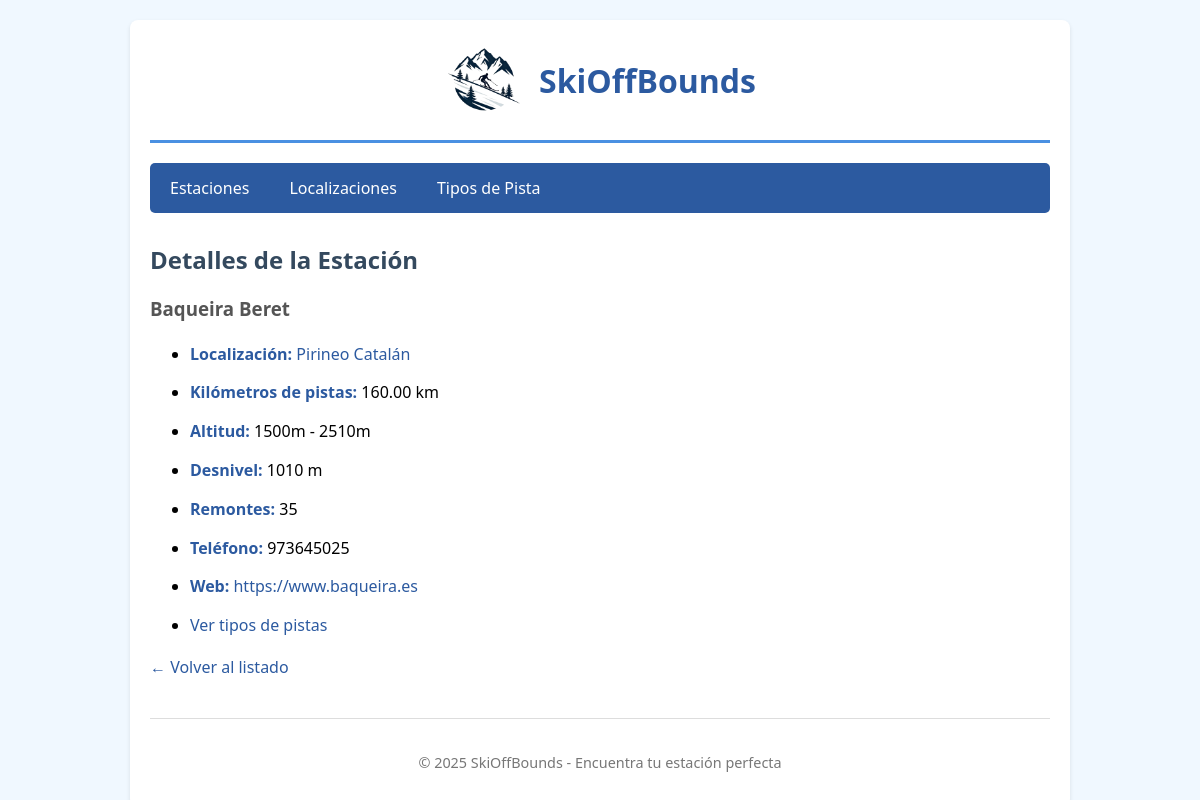
The page /app/estaciones/1/ on the database its author committed.
### app/models.py (models this page shows, shortened)
class Estacion(models.Model):
    localizacion = models.ForeignKey(
        Localizacion,
        on_delete=models.PROTECT,  # No permitir borrar localización si tiene estaciones
        related_name='estaciones',
        help_text="Región donde se encuentra la estación"
    )
    tipos_pista = models.ManyToManyField(
        TipoPista,
        through='PistaEstacion',  # Tabla intermedia para almacenar cantidad de pistas
        related_name='estaciones',
        help_text="Tipos de pistas disponibles"
    )
    nombre = models.CharField(
        max_length=100,
        unique=True,
        help_text="Ej: Baqueira Beret, Formigal"
    )
    descripcion = models.TextField(blank=True, null=True)
    latitud = models.DecimalField(
        max_digits=9,
        decimal_places=6,
        help_text="Latitud en formato decimal"
    )
    longitud = models.DecimalField(
        max_digits=9,
        decimal_places=6,
        help_text="Longitud en formato decimal"
    )
    km_pistas_totales = models.DecimalField(
        max_digits=6,
        decimal_places=2,
        validators=[MinValueValidator(0)],
        help_text="Kilómetros totales de pistas"
    )
    altitud_minima = models.IntegerField(
        validators=[MinValueValidator(0)],
        help_text="Altitud mínima en metros"
    )
    altitud_maxima = models.IntegerField(
        validators=[MinValueValidator(0)],
        help_text="Altitud máxima en metros"
    )
    numero_remontes = models.IntegerField(
        default=0,
        validators=[MinValueValidator(0)],
        help_text="Número total de remontes mecánicos"
    )
    telefono = models.CharField(max_length=20, blank=True, null=True)
    web = models.URLField(blank=True, null=True)
    imagen_portada = models.URLField(
        blank=True,
        null=True,
        help_text="URL de la imagen principal"
    )
    fecha_creacion = models.DateTimeField(auto_now_add=True)
    fecha_actualizacion = models.DateTimeField(auto_now=True)
    class Meta:
        verbose_name = "Estación"
        verbose_name_plural = "Estaciones"
        ordering = ['-km_pistas_totales']  # Ordenar por km de pista (mayor a menor)
    def desnivel(self):
        return self.altitud_maxima - self.altitud_minima

class Localizacion(models.Model):
    nombre = models.CharField(
        max_length=100,
        help_text="Ej: Pirineo Catalán, Pirineo Aragonés, Cordillera Cantábrica"
    )
    descripcion = models.TextField(blank=True, null=True)
    latitud = models.DecimalField(
        max_digits=9,
        decimal_places=6,
        blank=True,
        null=True
    )
    longitud = models.DecimalField(
        max_digits=9,
        decimal_places=6,
        blank=True,
        null=True
    )
    class Meta:
        verbose_name_plural = "Localizaciones"

### app/views.py (the view)
# urls.py: path('estaciones/<int:estacion_id>/', views.show_estacion, name='estacion_detalle'),
def show_estacion(request, estacion_id):
    estacion = get_object_or_404(Estacion, pk=estacion_id)
    context = {'estacion': estacion}
    return render(request, 'estacion_detail.html', context)

### app/templates/estacion_detail.html (shortened to what this page needs)
{% extends "base.html" %}
{% block contenido %}
<h2>Detalles de la Estación</h2>
{% if estacion %}
    <h3>{{ estacion.nombre }}</h3>
    <ul>
        <li><strong>Localización:</strong>
            <a href="{% url 'skioffbounds:localizacion_detalle' estacion.localizacion.id %}">
                {{ estacion.localizacion.nombre }}
            </a>
        </li>
        <li><strong>Kilómetros de pistas:</strong> {{ estacion.km_pistas_totales }} km</li>
        <li><strong>Altitud:</strong> {{ estacion.altitud_minima }}m - {{ estacion.altitud_maxima }}m</li>
        <li><strong>Desnivel:</strong> {{ estacion.desnivel }} m</li>
        <li><strong>Remontes:</strong> {{ estacion.numero_remontes }}</li>
        {% if estacion.telefono %}
            <li><strong>Teléfono:</strong> {{ estacion.telefono }}</li>
        {% endif %}
        {% if estacion.web %}
            <li><strong>Web:</strong> <a href="{{ estacion.web }}" target="_blank">{{ estacion.web }}</a></li>
        {% endif %}
        <li>
            <a href="{% url 'skioffbounds:estacion_pistas' estacion.id %}">Ver tipos de pistas</a>
        </li>
    </ul>
    <p><a href="{% url 'skioffbounds:index' %}">← Volver al listado</a></p>
{% else %}
    <p>No existe esta estación.</p>
{% endif %}
{% endblock %}

### app/static/css/style.css (style rules this page uses)
body { font-family: 'Segoe UI', Tahoma, Geneva, Verdana, sans-serif; margin: 0; padding: 0; background-color: #f0f8ff; }
h2 { color: #34495e; margin-top: 20px; }
h3 { color: #555; }
#content > ul li { margin: 10px 0; line-height: 1.8; }
a { color: #2c5aa0; text-decoration: none; transition: color 0.3s; }
strong { color: #2c5aa0; }

### rows shown on the page
Estacion: nombre "Baqueira Beret", localizacion.nombre "Pirineo Catalán", km_pistas_totales "160.00", altitud_minima "1500", altitud_maxima "2510", desnivel "1010", numero_remontes "35", telefono "973645025", web "https://www.baqueira.es"
